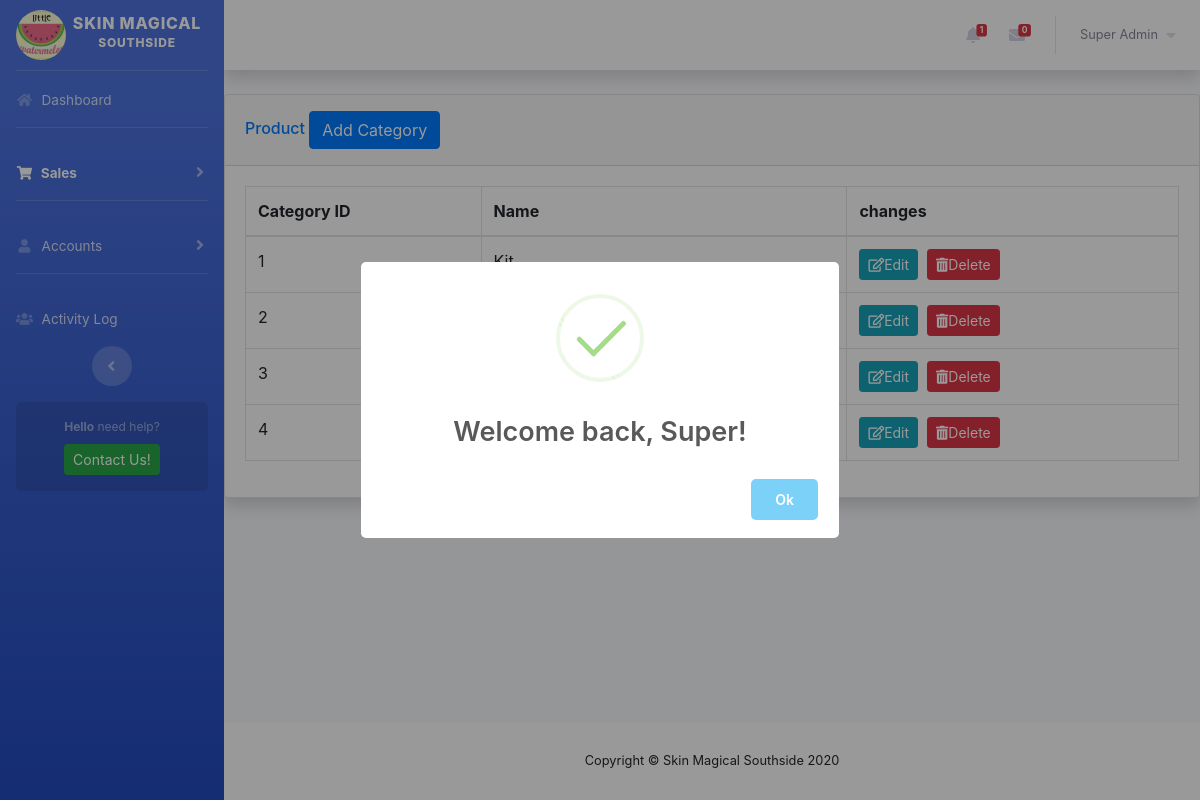
The app's page /pages/productCategory.php (signed in) with its own data.
### tables this page shows
CREATE TABLE `category` (
  `category_id` int NOT NULL,
  `category_name` varchar(100) DEFAULT NULL,
  `login_id` int NOT NULL,
  `created_at` datetime NOT NULL DEFAULT CURRENT_TIMESTAMP
);

### pages/productCategory.php (the view, shortened to what this page needs)
<?php
include '../includes/header.php';
include '../includes/sidebar.php';
include '../includes/topbar.php';
include '../config/connection.php';
?>
<div id="content-wrapper" class="d-flex flex-column">
    <div class="contatiner-fluid">
        <div class="card shadow mb-4">
            <div class="card-header py-3">
                <h6 class="m-0 font-weight-bold- text-primary"> Product
                    <button type="button" class="btn btn-primary" data-toggle="modal" data-target="#addCategory">
                        Add Category
                    </button>
                </h6>
            </div>
            <div class="card-body">
                <div class="table-responsive">
                    <table class="table table-bordered" id="categoryTable" width="100%" cellspacing="0">
                        <thead>
                            <tr>
                                <th>Category ID</th>
                                <th>Name</th>
                                <th>changes</th>
                            </tr>
                        </thead>
                        <tbody>
                            <?php
                            $sql = "SELECT category_id, category_name FROM category";
                            $result = mysqli_query($db, $sql) or die (mysqli_error($db));
                            while ($row = mysqli_fetch_assoc($result)) {
                                ?>
                            <tr>
                                <td><?php echo $row['category_id'] ?></td>
                                <td><?php echo $row['category_name'] ?></td>
                                <td><button type="button" class="btn editbtn btn-info btn-sm" id="editbtn"><i class="far fa-edit"></i>Edit</button>
                                &nbsp<button class="btn deletebtn btn-danger btn-sm" id="deletebtn"><i class="fas fa-trash-alt"></i>Delete</button></td>
                            </tr>
                                <?php
                            }
                            ?>
                        </tbody>
                    </table>
                </div>
            </div>
        </div>
    </div>
</div>
</div>
<?php
    include '../includes/footer.php';
?>

### records on screen
category: category_id "1", category_name "Kit"
category: category_id "2"
category: category_id "3"
category: category_id "4"

### other values on screen
$result['notif'] "1"
$msgresult['notif'] "0"
$_SESSION['name'] "Super Admin"
